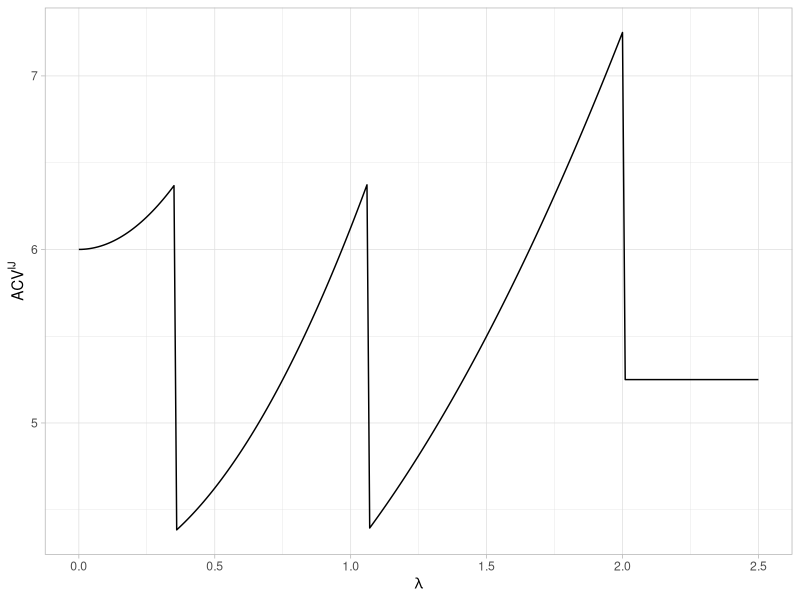
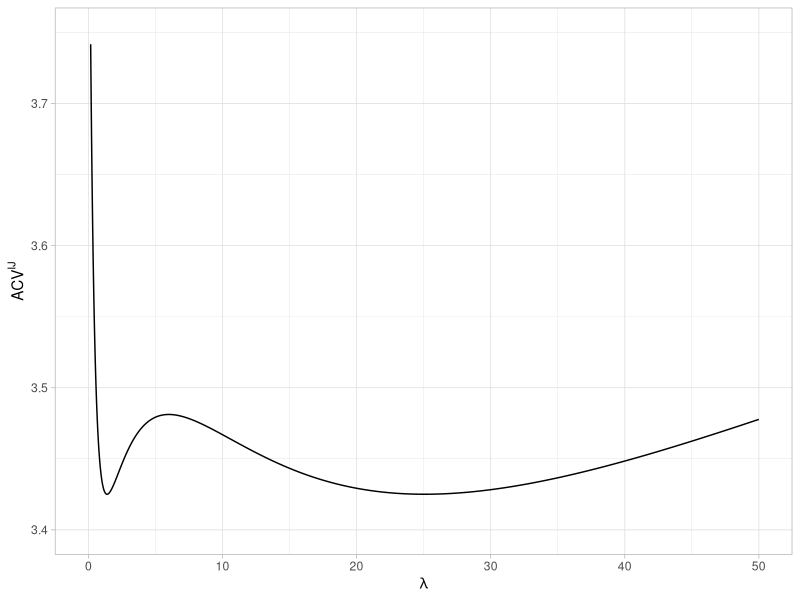
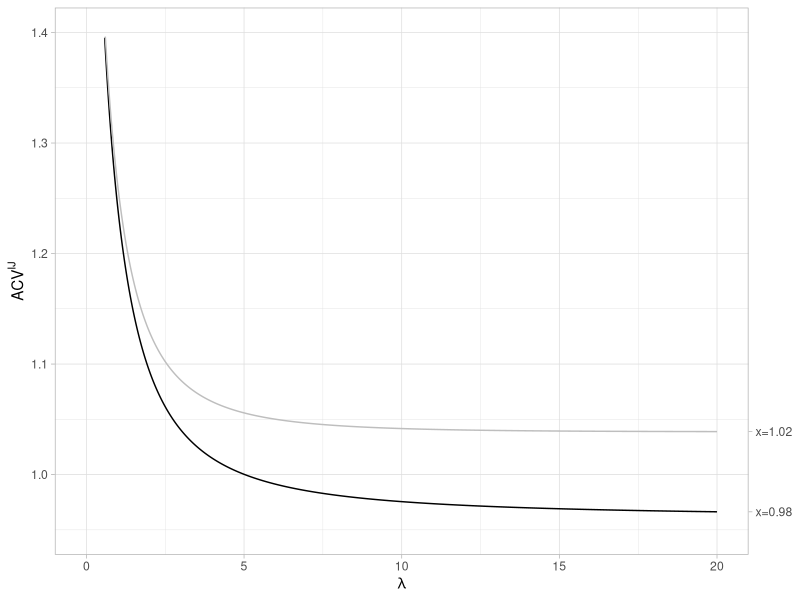
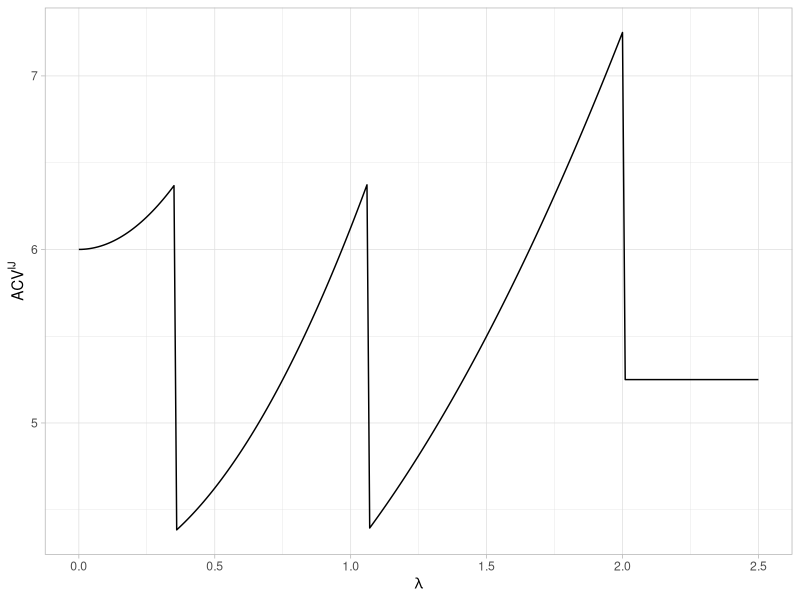
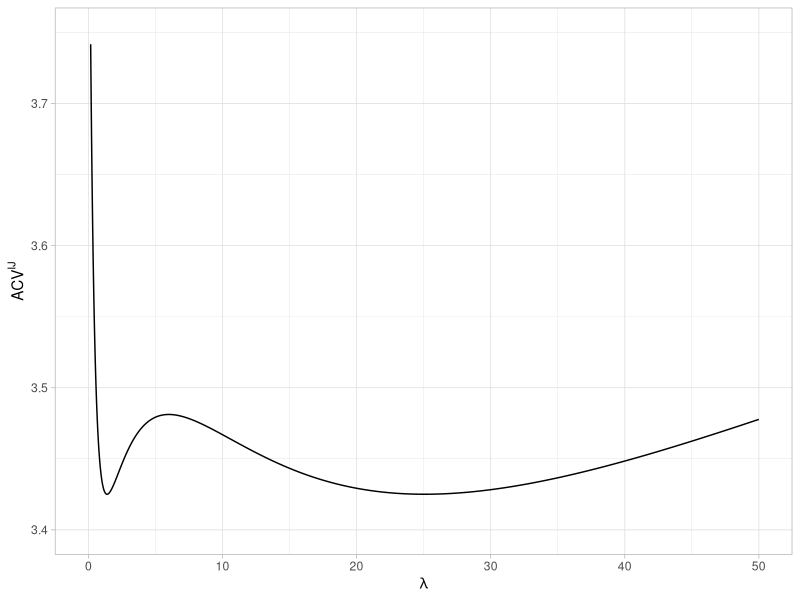
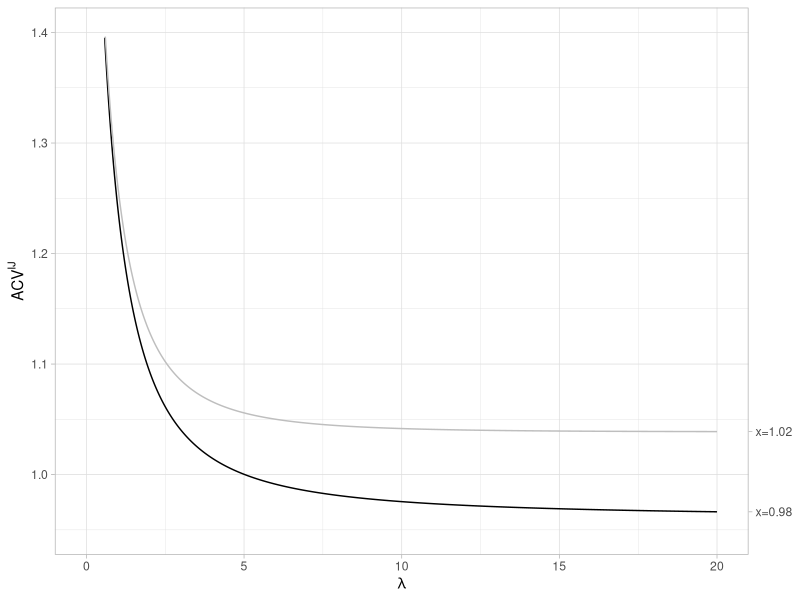

These figures' R source, in order:
library(tidyverse)

sure_ridge <- function(lambda, x, a) {
    kappa = a/ (a + lambda)
    (1-kappa) ^ 2 * x ^ 2 + 2 * kappa
}

sure_lasso <- function(lambda, x, sigma) {
    min(abs(x), lambda) ^ 2 + 2 * sigma * (abs(x) >= lambda)
}

#######################

lambda_grid = seq(0, 2.5, .01)

example_lasso= function(lambda) sure_lasso(lambda, sqrt(1/8), 1) +
    sure_lasso(lambda, sqrt(9/8), 1) +
    sure_lasso(lambda, 2, 1)


tibble(lambda=lambda_grid,
       lasso = map_dbl(lambda, example_lasso)) %>% 
    ggplot(aes(x = lambda, y = lasso)) +
    geom_line() +
    labs(
        x = expression(lambda),
        y = expression(ACV^{IJ})#,
        #title = "Multimodality of ACV for the Lasso penalty"#,
        # caption= paste(c("For quadratic error loss, sample means equal to (", 
        #                  paste(format(c(sqrt(1/8), sqrt(9/8), 2), digits=3), collapse=","), 
        #                  "),\n and sample variance equal to the identity."),
        #                collapse="")
    ) +
    theme_light() 


ggsave("../Figures/multimodal_ACV_lasso.pdf", width =3, height=2)


#######################

lambda_grid = seq(0, 50, .01)

example_ridge= function(lambda) sure_ridge(lambda, 1.3893, 1) +
    sure_ridge(lambda, 1.5, 40)



tibble(lambda=lambda_grid,
       ridge = map_dbl(lambda, example_ridge)) %>% 
    ggplot(aes(x = lambda, y = ridge)) +
    geom_line() +
    ylim(3.4,3.75) +
    labs(
        x = expression(lambda),
        y = expression(ACV^{IJ})#,
        #title = "Multimodality of ACV for the Ridge penalty"#,
        # caption= paste(c("For quadratic error loss, sample means equal to (", 
        #                  paste(format(c(1.3893,1.5), digits=3), collapse=","), 
        #                  "),\n and ratio of eigenvalues equal to 80."),
        #                collapse="")
    ) +
    theme_light() 


ggsave("../Figures/multimodal_ACV_ridge.pdf", width =3, height=2)

#######################

lambda_grid = seq(0, 20, .01)

tibble(lambda=lambda_grid,
       ridge1 = map_dbl(lambda, function(lambda) sure_ridge(lambda, .98, 1) ),
       ridge2 = map_dbl(lambda, function(lambda) sure_ridge(lambda, 1.02, 1) ) ) %>% 
    ggplot(aes(x = lambda)) +
    geom_line(aes(y=ridge1)) +
    geom_line(aes(y=ridge2), color="grey") +
    scale_y_continuous(limits = c(.95,1.4),
                       sec.axis = dup_axis(name=NULL, breaks=c(sure_ridge(20, .98, 1), sure_ridge(20, 1.02, 1)), 
                                           labels=c("x=0.98", "x=1.02"))) +
    labs(
        x = expression(lambda),
        y = expression(ACV^{IJ})#,
        #title = "Flatness of ACV for the Ridge penalty"
    ) +
    theme_light() 


ggsave("../Figures/flat_ACV_ridge.pdf", width =3, height=2)

